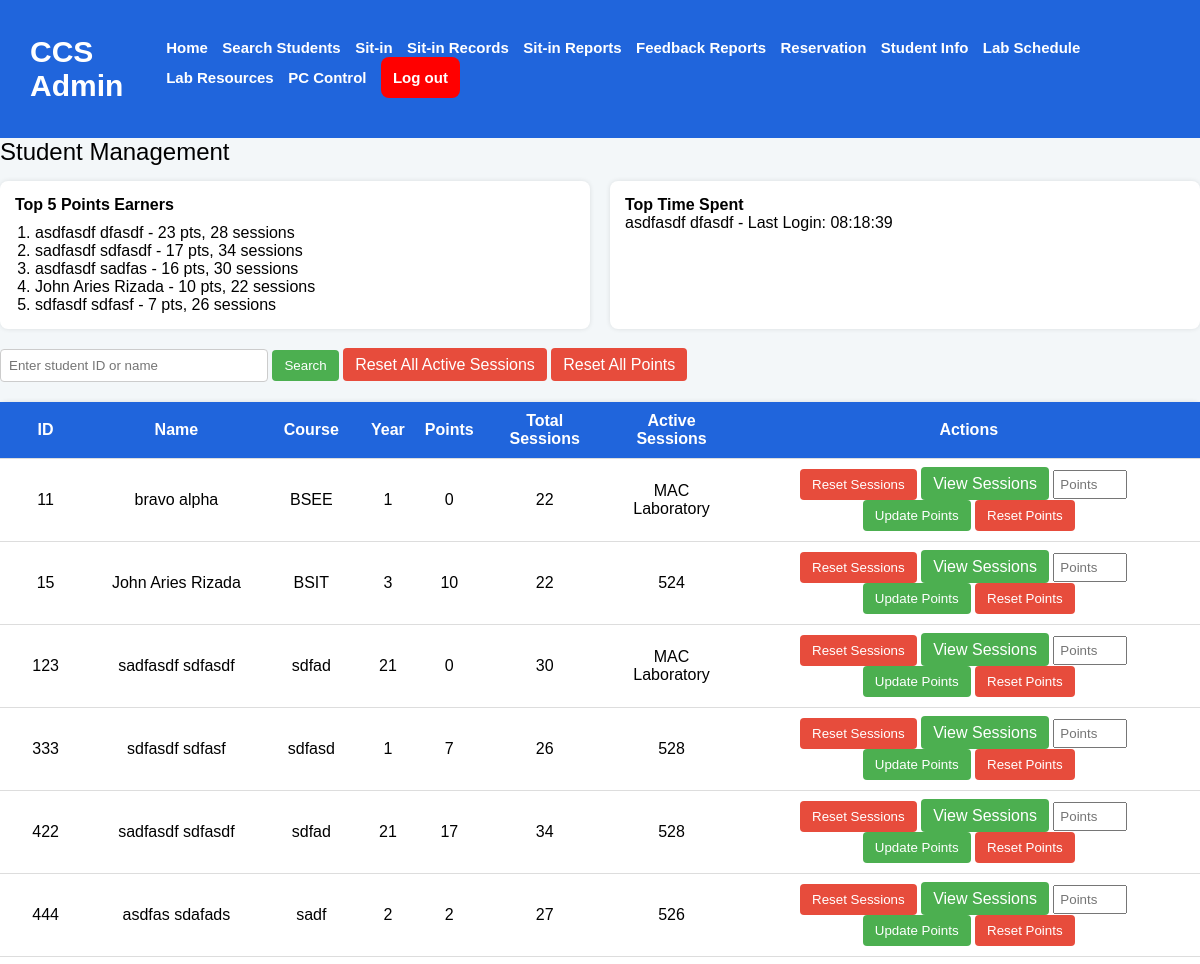
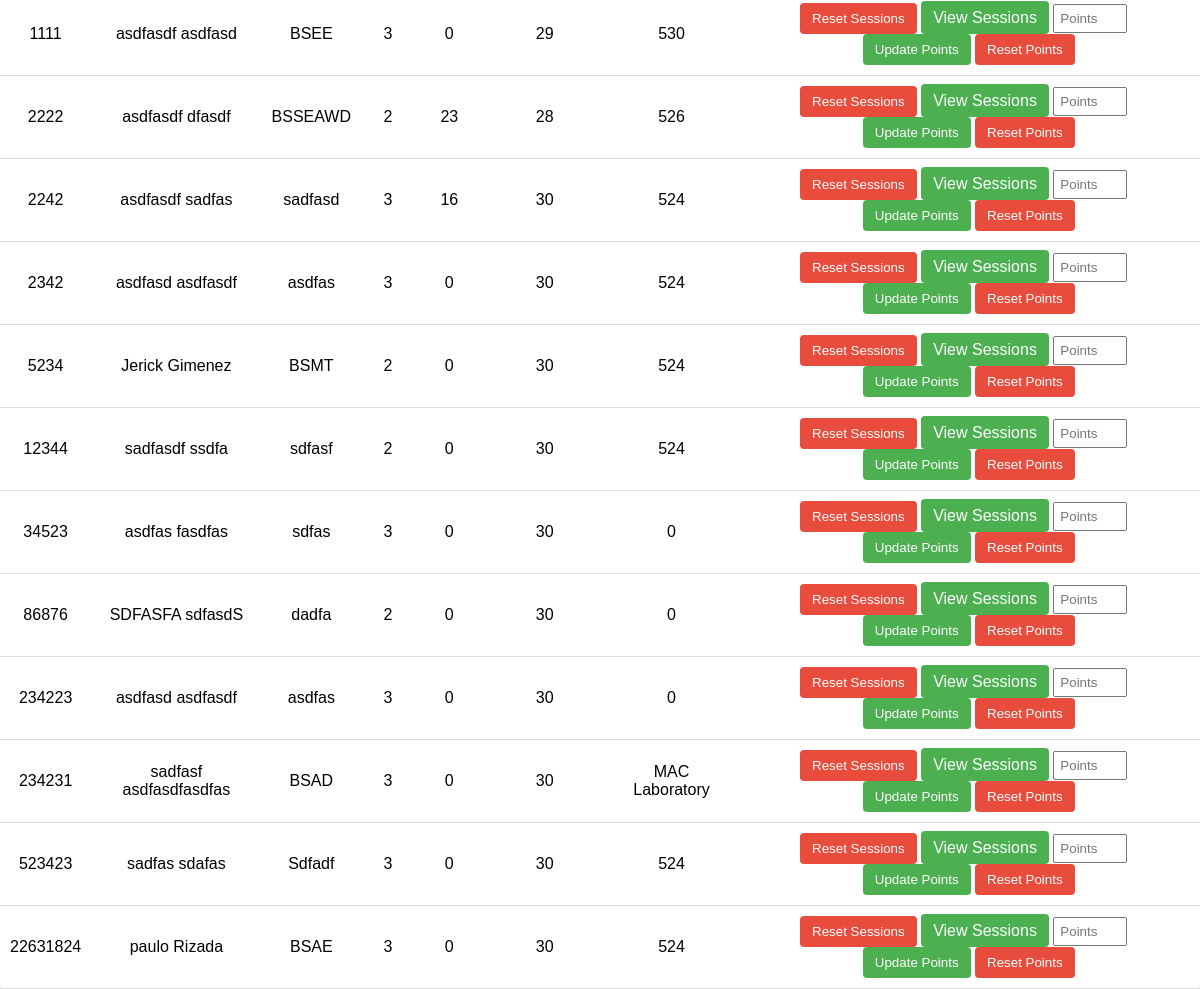
/student_management.php, run on the app's committed database (2 pictures, top to bottom).
### tables this page shows
CREATE TABLE `userstbl` (
  `idno` int(11) NOT NULL,
  `lastname` varchar(255) NOT NULL,
  `firstname` varchar(255) NOT NULL,
  `middlename` varchar(255) NOT NULL,
  `email` varchar(255) NOT NULL,
  `course` varchar(255) NOT NULL,
  `level` int(11) NOT NULL,
  `password` varchar(255) NOT NULL,
  `sessions` int(11) NOT NULL DEFAULT 30,
  `labs` varchar(255) DEFAULT NULL,
  `purpose` varchar(255) DEFAULT NULL,
  `date_login` date DEFAULT NULL,
  `login_date` time DEFAULT NULL,
  `status` varchar(255) DEFAULT NULL,
  `points` int(11) DEFAULT 0,
  `claimed_rewards` int(11) DEFAULT 0
);

### student_management.php (the view, shortened to what this page needs)
<?php
include('db.php');
$search = $_GET['search'] ?? '';
$searchQuery = '';
$query = "SELECT * FROM userstbl $searchQuery ORDER BY idno ASC";
$result = mysqli_query($connection, $query);
$topPointsQuery = "SELECT * FROM userstbl ORDER BY points DESC LIMIT 5";
$topPointsResult = mysqli_query($connection, $topPointsQuery);
$topPointsList = [];
while ($row = mysqli_fetch_assoc($topPointsResult)) {
    $topPointsList[] = $row;
}
$topTimeQuery = "SELECT * FROM userstbl ORDER BY login_date DESC LIMIT 1";
$topTimeResult = mysqli_query($connection, $topTimeQuery);
$topTime = mysqli_fetch_assoc($topTimeResult);
?>
<!DOCTYPE html>
<html lang="en">
<head>
    <link rel="stylesheet" href="assets/styles.css?v=<?php echo time(); ?>">
</head>
<body>
<nav>
    <h1>CCS Admin</h1>
    <div class="nav-links-admin" id="nav-links">
        <a id="home-nav" href="admindashboard.php"> Home</a>
        <a href="#" onclick="searchFunction()" id="search-btn"> Search Students</a>
        <a href="current-sit-in.php"> Sit-in</a>
        <a href="view-sit-in-records.php"> Sit-in Records</a>
        <a href="sit-in-reports.php"> Sit-in Reports</a>
        <a href="feedback-reports.php"> Feedback Reports</a>
        <a href="view-reservations.php">Reservation</a>
        <a href="student_management.php">Student Info</a>
        <a href="lab_schedule.php">Lab Schedule</a>
        <a href="lab_resources.php">Lab Resources</a>
        <a href="admin_computer_control.php">PC Control</a>
        <a href="admin.php" class="logout-btn" id="logoutbtn"> Log out </a>
    </div>
</nav>
<div class="header">Student Management</div>
<div class="top-boxes">
    <div class="box">
        <strong>Top 5 Points Earners</strong><br>
        <?php if (count($topPointsList) > 0): ?>
            <ol style="padding-left: 20px; margin: 10px 0 0;">
                <?php foreach ($topPointsList as $student): ?>
                    <li><?= $student['firstname'] . ' ' . $student['lastname'] ?> - <?= $student['points'] ?> pts, <?= $student['sessions'] ?> sessions</li>
                <?php endforeach; ?>
            </ol>
        <?php else: ?>
            No points data available
        <?php endif; ?>
    </div>
    <div class="box">
        <strong>Top Time Spent</strong><br>
        <?= $topTime ? $topTime['firstname'] . " " . $topTime['lastname'] . " - Last Login: " . $topTime['login_date'] : "No time data available" ?>
    </div>
</div>
<div class="search-bar">
    <form method="get">
        <input type="text" name="search" placeholder="Enter student ID or name" value="<?= htmlspecialchars($search) ?>">
        <button type="submit" class="btn">Search</button>
        <a href="reset-all-sessions.php" class="btn danger" onclick="return confirm('Reset all sessions for all students?')">Reset All Active Sessions</a>
        <a href="reset-all-points.php" class="btn danger" onclick="return confirm('Reset points for all students?')">Reset All Points</a>
    </form>
</div>
<table>
    <thead>
        <tr>
            <th>ID</th>
            <th>Name</th>
            <th>Course</th>
            <th>Year</th>
            <th>Points</th>
            <th>Total Sessions</th>
            <th>Active Sessions</th>
            <th>Actions</th>
        </tr>
    </thead>
    <tbody>
    <?php while ($row = mysqli_fetch_assoc($result)): ?>
        <tr>
            <td><?= $row['idno'] ?></td>
            <td><?= $row['firstname'] . " " . $row['lastname'] ?></td>
            <td><?= $row['course'] ?></td>
            <td><?= $row['level'] ?></td>
            <td><?= $row['points'] ?></td>
            <td><?= $row['sessions'] ?></td>
            <td><?= $row['labs'] ?? 0 ?></td>
            <td>
                <form method="post" action="reset-student-session.php" style="display:inline;">
                    <button type="submit" class="btn danger">Reset Sessions</button>
                </form>
                <a href="view-student-sessions.php?idno=<?= $row['idno'] ?>" class="btn">View Sessions</a>
                <form method="post" action="student_management.php" style="display:inline;">
                    <input type="number" name="points" class="points-input" placeholder="Points" required min="1">
                    <button type="submit" name="update_points" class="btn">Update Points</button>
                </form>
                <form method="post" action="reset-student-points.php" style="display:inline;">
                    <button type="submit" name="reset_points" class="btn danger">Reset Points</button>
                </form>
            </td>
        </tr>
    <?php endwhile; ?>
    </tbody>
</table>
</body>
</html>

### assets/styles.css (style rules this page uses)
body { margin: 0; padding: 0; font-family: sans-serif; background-color: gainsboro; }
table { width: 100%; margin-top: 15px; border-collapse: collapse; text-align: left; }
th, td { padding: 12px; text-align: left; }
th { background-color: #f4f4f4; font-weight: bold; }
tr { border-bottom: 1px solid #ddd; }
thead tr th { background-color: rgb(32, 101, 220); color: white; }
nav { display: flex; flex-direction: row; justify-content: space-between; align-items: center; padding: 10px; background-color: rgb(32, 101, 220); color: white; }
nav h1 { margin-left: 20px; font-size: 30px; }
nav a { text-decoration: none; color: white; margin-right: 10px; font-weight: bold; font-size: 15px; transition: color 0.3s ease-in, text-decoration 0.3s ease-in-out; display: inline-block; white-space: normal; }
.logout-btn { background-color: red; padding: 12px; text-decoration: none; border-radius: 8px; }
table { background-color: white;; padding: 20px; }
td { padding-top: 20px; }

### student_management.php (style rules this page uses)
body { font-family: Arial, sans-serif; background-color: #f3f7f9; }
.header { font-size: 24px; margin-bottom: 15px; }
.top-boxes { display: flex; gap: 20px; margin-bottom: 20px; }
.box { flex: 1; background-color: white; padding: 15px; border-radius: 8px; box-shadow: 0 0 5px rgba(0,0,0,0.1); }
.search-bar { margin: 20px 0; }
input[type="text"] { padding: 8px; width: 250px; border: 1px solid #ccc; border-radius: 4px; }
.btn { padding: 8px 12px; background-color: #4CAF50; color: white; border: none; border-radius: 4px; cursor: pointer; text-decoration: none; }
.btn.danger { background-color: #e74c3c; text-decoration: none; }
table { width: 100%; background: white; border-collapse: collapse; box-shadow: 0 0 5px rgba(0,0,0,0.1); border-radius: 6px; }
th, td { text-align: center; padding: 10px; border-bottom: 1px solid #ddd; }
th { background-color: #4CAF50; color: white; }
.points-input { width: 60px; padding: 5px; margin-right: 10px; }

### data on the page
userstbl: firstname "asdfasdf", lastname "dfasdf", points "23", sessions "28", login_date "08:18:39", idno "2222", course "BSSEAWD", level "2", labs "526"
userstbl: firstname "sadfasdf", lastname "sdfasdf", points "17", sessions "34", idno "422", course "sdfad", level "21", labs "528"
userstbl: firstname "asdfasdf", lastname "sadfas", points "16", sessions "30", idno "2242", course "sadfasd", level "3", labs "524"
userstbl: firstname "John Aries", lastname "Rizada", points "10", sessions "22", idno "15", course "BSIT", level "3", labs "524"
userstbl: firstname "sdfasdf", lastname "sdfasf", points "7", sessions "26", idno "333", course "sdfasd", level "1", labs "528"
userstbl: idno "11", firstname "bravo", lastname "alpha", course "BSEE", level "1", points "0", sessions "22", labs "MAC Laboratory"
userstbl: idno "123", firstname "sadfasdf", lastname "sdfasdf", course "sdfad", level "21", points "0", sessions "30", labs "MAC Laboratory"
userstbl: idno "444", firstname "asdfas", lastname "sdafads", course "sadf", level "2", points "2", sessions "27", labs "526"
userstbl: idno "1111", firstname "asdfasdf", lastname "asdfasd", course "BSEE", level "3", points "0", sessions "29", labs "530"
userstbl: idno "2342", firstname "asdfasd", lastname "asdfasdf", course "asdfas", level "3", points "0", sessions "30", labs "524"
userstbl: idno "5234", firstname "Jerick", lastname "Gimenez", course "BSMT", level "2", points "0", sessions "30", labs "524"
userstbl: idno "12344", firstname "sadfasdf", lastname "ssdfa", course "sdfasf", level "2", points "0", sessions "30", labs "524"
userstbl: idno "34523", firstname "asdfas", lastname "fasdfas", course "sdfas", level "3", points "0", sessions "30", labs "0"
userstbl: idno "86876", firstname "SDFASFA", lastname "sdfasdS", course "dadfa", level "2", points "0", sessions "30", labs "0"
userstbl: idno "234223", firstname "asdfasd", lastname "asdfasdf", course "asdfas", level "3", points "0", sessions "30", labs "0"
userstbl: idno "234231", firstname "sadfasf", lastname "asdfasdfasdfas", course "BSAD", level "3", points "0", sessions "30", labs "MAC Laboratory"
userstbl: idno "523423", firstname "sadfas", lastname "sdafas", course "Sdfadf", level "3", points "0", sessions "30", labs "524"
userstbl: idno "22631824", firstname "paulo", lastname "Rizada", course "BSAE", level "3", points "0", sessions "30", labs "524"
